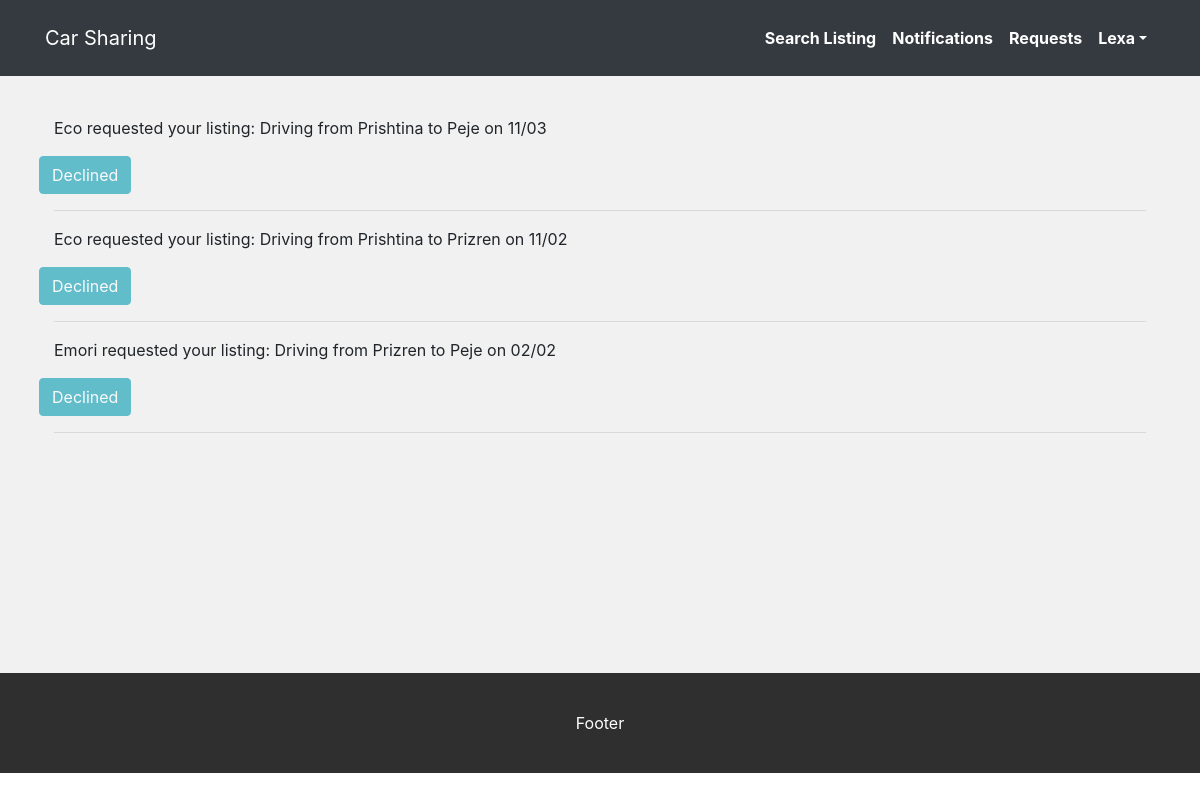
The page /requests (signed in) on the database as committed earlier.
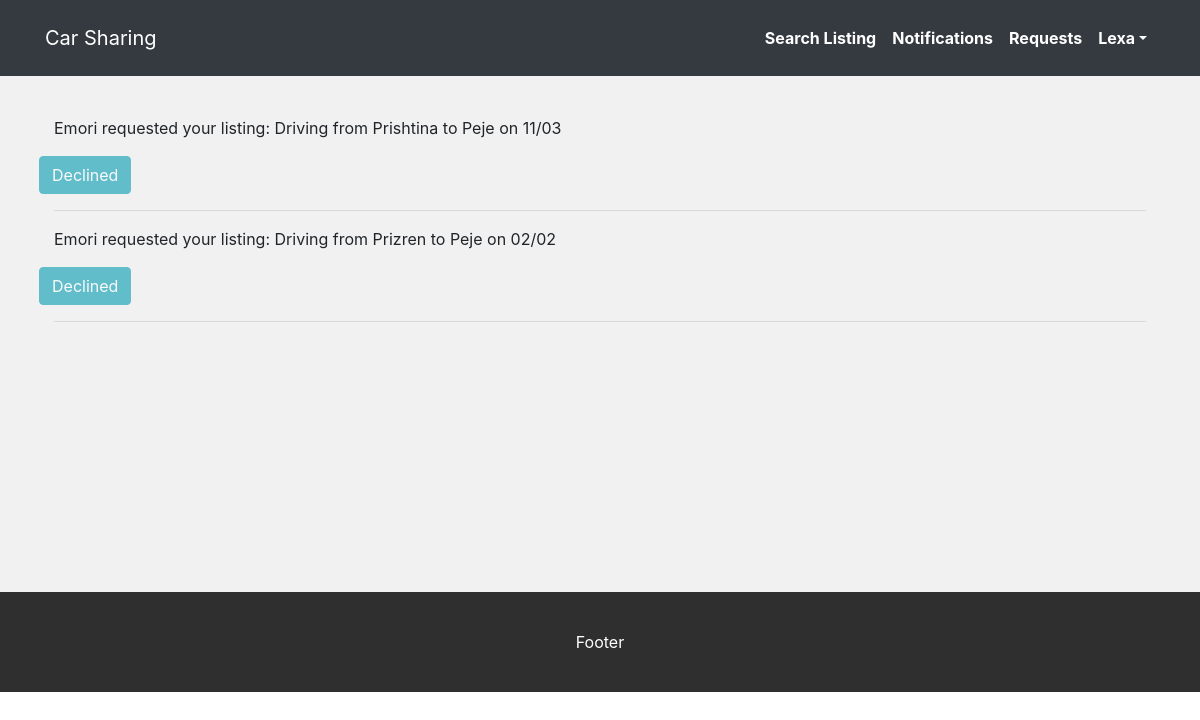
The same page on the database as committed later.
### models.py (models this page shows, shortened)
class UserRequest(db.Model):
    __tablename__ = 'requests'
    __table_args__ = {'extend_existing': True}

class User(db.Model):
    __tablename__ = 'users'
    id = db.Column(db.Integer, primary_key=True)
    first_name = db.Column(db.String(45))
    last_name = db.Column(db.String(45))
    email = db.Column(db.String(255))
    password = db.Column(db.String(255))
    created_at = db.Column(db.DateTime, server_default=func.now())
    updated_at = db.Column(db.DateTime, server_default=func.now(), onupdate=func.now())
    listings_requested_by_this_user = db.relationship('Listing', secondary=requests, lazy='dynamic',backref=db.backref('users', lazy=True))

class Listing(db.Model):
    __tablename__ = 'listings'
    id = db.Column(db.Integer, primary_key=True)
    user_id = db.Column(db.Integer, db.ForeignKey("users.id", ondelete="cascade", onupdate='cascade'), nullable=False)
    location_from = db.Column(db.String())
    location_to = db.Column(db.String())
    description = db.Column(db.String())
    date = db.Column(db.DateTime)
    price = db.Column(db.String)
    created_at = db.Column(db.DateTime, server_default=func.now())
    updated_at = db.Column(db.DateTime, server_default=func.now(), onupdate=func.now())
    user = db.relationship('User', foreign_keys=[user_id], backref="user_listings")
    users_request_this_listing = db.relationship('User', secondary=requests, lazy='dynamic', backref=db.backref('listings', lazy=True))

### controller_functions.py (the view)
def requests():
    sql = text('SELECT l.*, l.date AS ldate, r.accepted, strftime("%m", l.date) AS month, strftime("%d", l.date) AS day, u.first_name AS requester_name, u.last_name AS requester_lastname, u.id AS requester_id FROM listings l JOIN requests r ON l.id = r.listing_id JOIN users u ON r.user_id = u.id WHERE l.user_id = '+str(session['user_id'])+' ORDER BY l.date DESC')
    result = db.engine.execute(sql)
    listings = result.fetchall()
    logged_in_user = User.query.get(session['user_id'])
    return render_template("requests.html", logged_in_user=logged_in_user, listings=listings)

### templates/requests.html (shortened to what this page needs)
{% include 'includes/header.html' %}
<div class="container my-3 content-height p-4">
    {% for listing in listings %}
    <p>{{listing.requester_name}} requested your listing: {{listing.description}} on {{listing.day}}/{{listing.month}}</p>
    <div class="row">
        {% if listing.accepted == 1 %}
        <button class="btn btn-info" disabled>Accepted</button>
        {% elif listing.accepted == 0 %}
        <button class="btn btn-info" disabled>Declined</button>
    {% endif %}
    </div>
    <hr>
    {% endfor %}
</div>
{% include 'includes/footer.html' %}

Rows that differ between the two databases and show on the page:
removed UserRequest: requester_name "Eco", description "Driving from Prishtina to Prizren", day "11", month "02", accepted "Declined"
changed UserRequest "Driving from Prishtina to Peje": requester_name "Eco" → "Emori"
